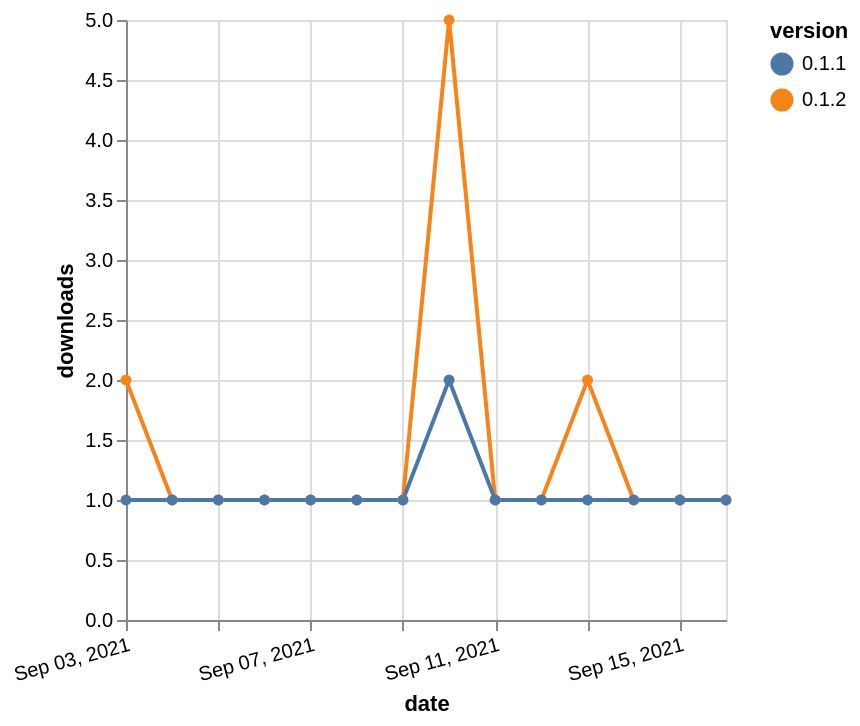

Write a Vega-Lite specification for this figure.
### Vega-Lite specification from a JSON file in a GitHub repository (floating-point values rounded to 4 significant figures)
{"$schema": "https://vega.github.io/schema/vega-lite/v5.json", "description": "A simple bar chart with embedded data.", "data": {"values": [{"date": "2021-09-03", "total": 229, "delta": 2, "version": "0.1.2"}, {"date": "2021-09-04", "total": 230, "delta": 1, "version": "0.1.2"}, {"date": "2021-09-05", "total": 231, "delta": 1, "version": "0.1.2"}, {"date": "2021-09-06", "total": 232, "delta": 1, "version": "0.1.2"}, {"date": "2021-09-07", "total": 233, "delta": 1, "version": "0.1.2"}, {"date": "2021-09-08", "total": 234, "delta": 1, "version": "0.1.2"}, {"date": "2021-09-09", "total": 235, "delta": 1, "version": "0.1.2"}, {"date": "2021-09-10", "total": 240, "delta": 5, "version": "0.1.2"}, {"date": "2021-09-11", "total": 241, "delta": 1, "version": "0.1.2"}, {"date": "2021-09-12", "total": 242, "delta": 1, "version": "0.1.2"}, {"date": "2021-09-13", "total": 244, "delta": 2, "version": "0.1.2"}, {"date": "2021-09-14", "total": 245, "delta": 1, "version": "0.1.2"}, {"date": "2021-09-15", "total": 246, "delta": 1, "version": "0.1.2"}, {"date": "2021-09-16", "total": 247, "delta": 1, "version": "0.1.2"}, {"date": "2021-09-03", "total": 251, "delta": 1, "version": "0.1.1"}, {"date": "2021-09-04", "total": 252, "delta": 1, "version": "0.1.1"}, {"date": "2021-09-05", "total": 253, "delta": 1, "version": "0.1.1"}, {"date": "2021-09-06", "total": 254, "delta": 1, "version": "0.1.1"}, {"date": "2021-09-07", "total": 255, "delta": 1, "version": "0.1.1"}, {"date": "2021-09-08", "total": 256, "delta": 1, "version": "0.1.1"}, {"date": "2021-09-09", "total": 257, "delta": 1, "version": "0.1.1"}, {"date": "2021-09-10", "total": 259, "delta": 2, "version": "0.1.1"}, {"date": "2021-09-11", "total": 260, "delta": 1, "version": "0.1.1"}, {"date": "2021-09-12", "total": 261, "delta": 1, "version": "0.1.1"}, {"date": "2021-09-13", "total": 262, "delta": 1, "version": "0.1.1"}, {"date": "2021-09-14", "total": 263, "delta": 1, "version": "0.1.1"}, {"date": "2021-09-15", "total": 264, "delta": 1, "version": "0.1.1"}, {"date": "2021-09-16", "total": 265, "delta": 1, "version": "0.1.1"}]}, "width": "container", "mark": {"type": "line", "point": {"filled": true}}, "encoding": {"x": {"field": "date", "type": "temporal", "timeUnit": "yearmonthdate", "title": "date", "axis": {"labelAngle": -15}}, "y": {"field": "delta", "type": "quantitative", "title": "downloads"}, "color": {"field": "version", "type": "nominal"}, "tooltip": {"field": "delta"}}}
